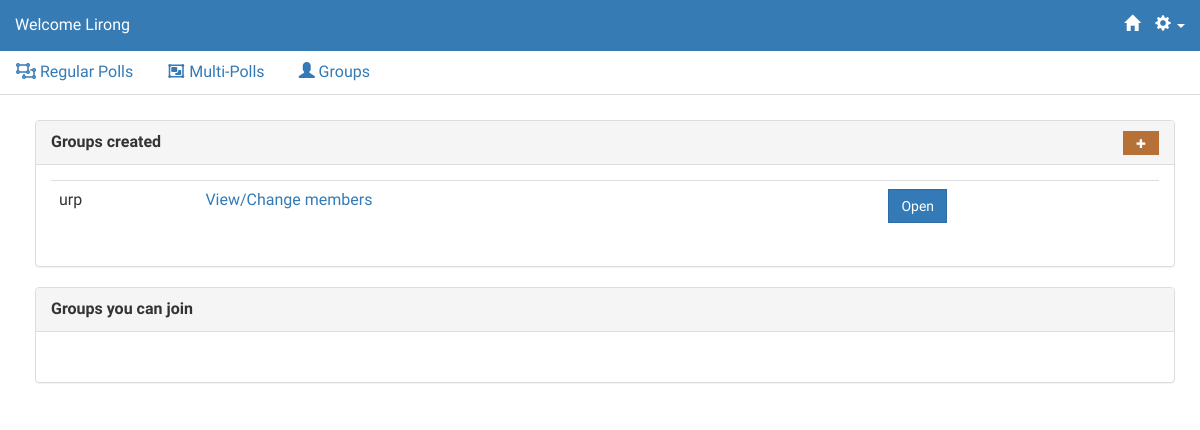
Before: /groups/ (signed in) with the older database file.
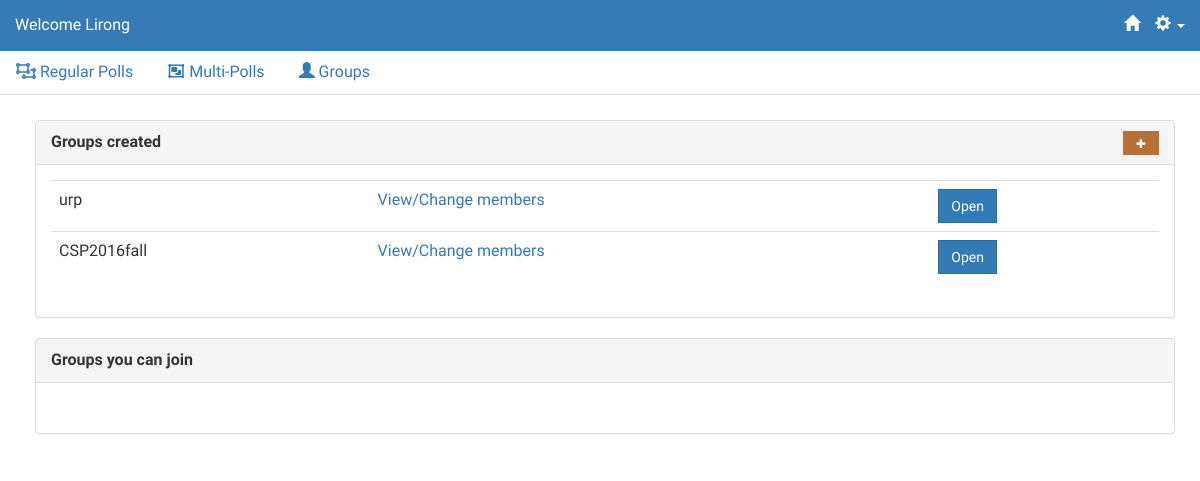
After: the same page with the newer database file.
### groups/models.py (models this page shows, shortened)
@python_2_unicode_compatible
class Group(models.Model):
    name = models.CharField(max_length=200)
    members = models.ManyToManyField(User, related_name = "members")
    owner = models.ForeignKey(User, on_delete=models.CASCADE)
    open = models.IntegerField(default=0)

### groups/views.py (the view)
class IndexView(generic.ListView):
    template_name = 'groups/index.html'
    context_object_name = 'group_list'
    def get_context_data(self, **kwargs):
        ctx = super(IndexView, self).get_context_data(**kwargs)
        ctx['groups'] = Group.objects.all()
        ctx['opengroups'] = Group.objects.filter(open=1)
        return ctx
    def get_queryset(self):
        return Question.objects.all().order_by('-pub_date')

### groups/templates/groups/index.html (shortened to what this page needs)
{% extends 'polls/base.html' %}
{% block content %}
{% if user.is_authenticated %}
<div class="col-sm-9 col-sm-offset-3 col-md-10 col-md-offset-2">
</div>
    <div class="container">
        <div class="panel panel-default">
            <div class="panel-heading">
                <b>Groups created</b>
                <a href="{% url 'groups:addgroup' %}" style="font-size:60%; float:right;" class="btn btn-yellow"><span class="glyphicon glyphicon-plus" ></span></a>
            </div>
            <div class="panel-body">
                <table class="table">
                {% if groups %}
                    <tbody>
                    {% for group in groups %}
                        {% if request.user == group.owner %}
                            <tr>
                                <td>{{ group.name }}</td>
                                <td><a href="{% url 'groups:members' group.id %}">View/Change members</a></td>
								<td>
								{% if group.open == 0 %}
									<a href="{% url 'groups:open' group.id%}" class="btn btn-primary">Open</a>
								{% else %}
									<a href="{% url 'groups:close' group.id%}" class="btn btn-primary">Close</a>
								{% endif %}
								</td>
                            </tr>
                        {% endif %}
                    {% endfor %}
                    </tbody>
                {% else %}
                    <tr><td>No groups present. <a href="{% url 'groups:addgroup' %}"><span class="btn btn-primary">Add Group</span></a></td></tr>
                {% endif %}
                </table>
            </div>
        </div>
		<div class="panel panel-default">
            <div class="panel-heading">
                <b>Groups you can join</b>
            </div>
            <div class="panel-body">
            </div>
        </div>
    </div>
{% endif %}
{% endblock %}

Changed rows visible on the page:
added Group: name "CSP2016fall", open "Open"
